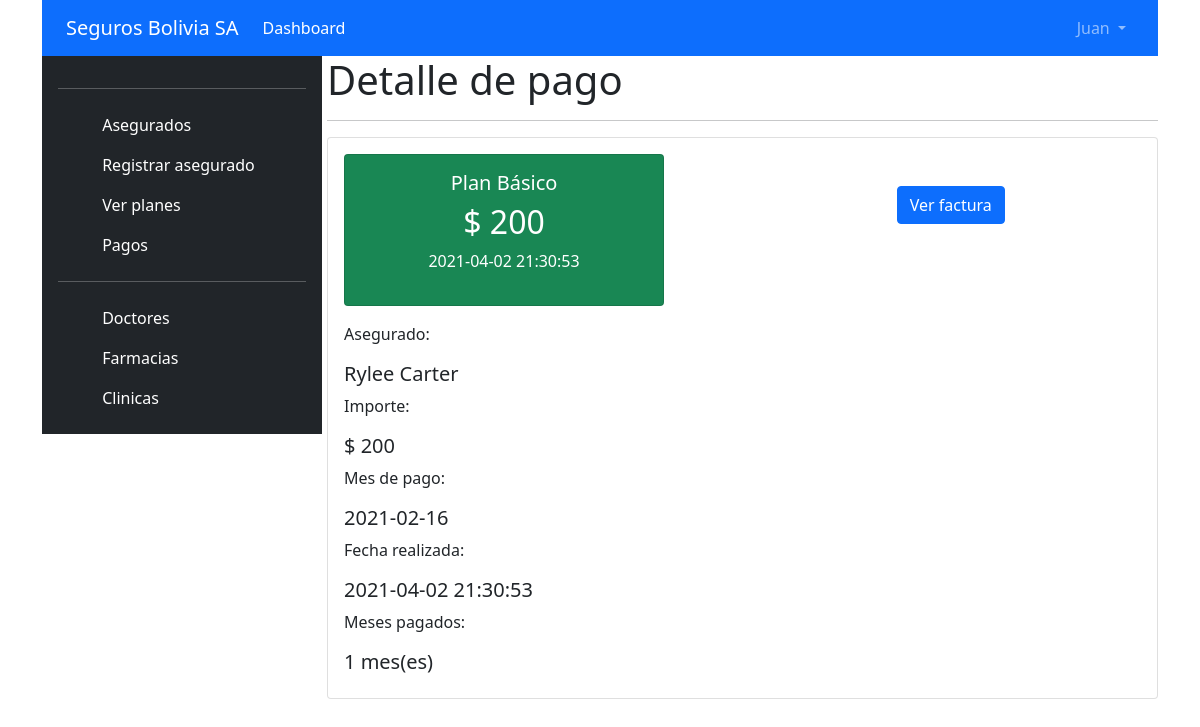
The app's page /pagos/ver/10 (signed in) with its own data.
### tables this page shows
CREATE TABLE `usuarios` (
  `id` int(11) NOT NULL,
  `nombre` varchar(50) NOT NULL,
  `apellidos` varchar(80) NOT NULL,
  `cargo` varchar(45) NOT NULL,
  `usuario` varchar(50) NOT NULL,
  `password` varchar(70) NOT NULL,
  `rol` varchar(20) NOT NULL,
  `url_imagen` varchar(150) DEFAULT NULL
);

CREATE TABLE `pagos` (
  `id` int(11) NOT NULL,
  `asegurado_id` int(11) NOT NULL,
  `clave_factura` varchar(200) NOT NULL,
  `fecha_pago` timestamp NOT NULL DEFAULT current_timestamp(),
  `mes_pago` date NOT NULL,
  `cantidad_pagada` double NOT NULL,
  `nmes` int(11) NOT NULL
);

CREATE TABLE `planes` (
  `id` int(11) NOT NULL,
  `nombre` varchar(20) NOT NULL,
  `precio` double NOT NULL,
  `precio_dependiente` double NOT NULL,
  `descripcion` varchar(400) NOT NULL
);

CREATE TABLE `asegurados` (
  `id` int(11) NOT NULL,
  `plan_id` int(11) NOT NULL,
  `nombre` varchar(50) NOT NULL,
  `apellidos` varchar(80) NOT NULL,
  `direccion` varchar(100) NOT NULL,
  `telefono` varchar(15) NOT NULL,
  `foto_certificado_nacimiento` varchar(150) NOT NULL,
  `foto_carnet_identidad` varchar(150) NOT NULL,
  `create_at` date NOT NULL
);

### libs/view.php (called while the page is built, shortened)
<?php
class View
{
    function render($nombre, $data = [])
    {
        $this->d = $data;
        require 'views/' . $nombre . '.php';
    }
}

### controllers/pagos.php (called while the page is built, shortened)
<?php
class Pagos extends SessionController
{
    private $user;
    public function __construct()
    {
        parent::__construct();
        $this->user = $this->getUserSessionData();
    }
    public function ver($parametros)
    {
        $id = $parametros[0];
        $pago = new PagosModel();
        $this->view->render("pagos/ver", [
            "user" => $this->user,
            "pago" => $pago->getById($id),
        ]);
    }
}

### index.php (called while the page is built, shortened)
<?php
require_once "libs/db.php";
require_once "libs/controller.php";
require_once "libs/model.php";
require_once "libs/view.php";
require_once "classes/sessioncontroller.php";
require_once "libs/app.php";
$app = new App();

### models/userModel.php (called while the page is built, shortened)
<?php
class UserModel extends Model implements IModel
{
    private $nombre;
    private $rol;
    public function __construct()
    {
        $this->nombre = "";
        $this->rol = "";
    }
    public function get($id)
    {
        try {
            $query = $this->prepare("SELECT * FROM usuarios WHERE id = :id");
            $query->execute([
                "id" => $id
            ]);
            $user = $query->fetch(PDO::FETCH_ASSOC);
            return $this;
        } catch (PDOException $e) {
            error_log("User_Model::getId -> Algo anda fallando " . $e);
        }
    }
    public function setUrlImagen($urlImagen): self
    {
        return $this;
    }
    public function getRol()
    {
        return $this->rol;
    }
    public function setRol($rol): self
    {
        $this->rol = $rol;
        return $this;
    }
    public function setUsuario($usuario): self
    {
        return $this;
    }
    public function setCargo($cargo): self
    {
        return $this;
    }
    public function setApellidos($apellidos): self
    {
        return $this;
    }
    public function getNombre()
    {
        return $this->nombre;
    }
    public function setNombre($nombre): self
    {
        $this->nombre = $nombre;
        return $this;
    }
    public function setId($id): self
    {
        return $this;
    }
}

### libs/db.php (called while the page is built, shortened)
<?php
class Database
{
    private $host;
    private $db;
    private $user;
    private $password;
    public function __construct()
    {
        $this->host = constant('HOST');
        $this->db = constant('DB');
        $this->user = constant('USER');
        $this->password = constant('PASSWORD');
    }
    function connect()
    {
        try {
            $connection = "mysql:host=" . $this->host . ";dbname=" . $this->db . ";";
            $options = [
                PDO::ATTR_ERRMODE            => PDO::ERRMODE_EXCEPTION,
                PDO::ATTR_EMULATE_PREPARES   => false,
            ];
            $pdo = new PDO($connection, $this->user, $this->password, $options);
            return $pdo;
        } catch (PDOException $e) {
            print_r('Error connection: ' . $e->getMessage());
        }
    }
}

### libs/model.php (called while the page is built, shortened)
<?php
class Model{
    function __construct(){
        $this->db = new Database();
    }
    function prepare($query){
        return $this->db->connect()->prepare($query);
    }
}

### classes/sessioncontroller.php (called while the page is built, shortened)
<?php
require_once "classes/session.php";
require_once "models/userModel.php";
class SessionController extends Controller
{
    private $session;
    private $sites;
    function __construct()
    {
        $this->init();
    }
    private function init()
    {
        $this->session = new Session();
        $json = $this->getJSONFileConfig();
        $this->sites = $json['sites'];
        $this->validateSession();
    }
    private function getJSONFileConfig()
    {
        $string = file_get_contents("config/access.json");
        $json = json_decode($string, true);
        return $json;
    }
    function validateSession()
    {
        if ($this->existsSession()) {
            $role = $this->getUserSessionData()->getRol();
        } else {
            if ($this->isPublic()) {
            } else {
                header('location: ' . constant('URL') . '');
            }
        }
    }
    function existsSession()
    {
        $userid = $this->session->getCurrentUser();
        if ($userid) return true;
        return false;
    }
    function getUserSessionData()
    {
        $id = $this->session->getCurrentUser();
        $this->user = new UserModel();
        $this->user->get($id);
        return $this->user;
    }
    private function isPublic()
    {
        $currentURL = $this->getCurrentPage();
        $currentURL = preg_replace("/\?.*/", "", $currentURL);
        for ($i = 0; $i < sizeof($this->sites); $i++) {
            if ($currentURL === $this->sites[$i]['site'] && $this->sites[$i]['access'] === 'public') {
                return true;
            }
        }
        return false;
    }
    private function isAuthorized($role)
    {
        $currentURL = $this->getCurrentPage();
        $currentURL = preg_replace("/\?.*/", "", $currentURL);
        for ($i = 0; $i < sizeof($this->sites); $i++) {
            if ($currentURL === $this->sites[$i]['site'] && $this->sites[$i]['role'] === $role) {
                return true;
            }
        }
        return false;
    }
    private function getCurrentPage()
    {
        $actual_link = trim("$_SERVER[REQUEST_URI]");
        $url = explode('/', $actual_link);
        return $url[2];
    }
}

### classes/session.php (called while the page is built, shortened)
<?php
class Session{
    private $sessionName = 'user';
    public function getCurrentUser(){
        return $_SESSION[$this->sessionName];
    }
    public function exists(){
        return isset($_SESSION[$this->sessionName]);
    }
}

### models/pagosModel.php (called while the page is built, shortened)
<?php
class PagosModel extends Model
{
    public function getById($id)
    {
        $sql = "SELECT p.id, p.fecha_pago, p.mes_pago, p.cantidad_pagada, p.clave_factura, p.nmes, a.id as aid, a.nombre,
        a.apellidos, a.direccion, a.telefono, pl.nombre as plan, pl.precio, pl.precio_dependiente,
        (SELECT COUNT(*) FROM dependientes WHERE asegurado_id = a.id) AS ndependientes
        FROM pagos p
        LEFT JOIN asegurados a ON p.asegurado_id = a.id
        LEFT JOIN planes pl ON a.plan_id = pl.id
        WHERE p.id=:id";
        try {
            $query = $this->prepare($sql);
            $query->execute(["id" => $id]);
            $pago = $query->fetch(PDO::FETCH_ASSOC);
            $items = array(
                "id" => $pago["id"],
                "fecha_pago" => $pago["fecha_pago"],
                "mes_pago" => $pago["mes_pago"],
                "cantidad_pagada" => $pago["cantidad_pagada"],
                "clave_factura" => $pago["clave_factura"],
                "aid" => $pago["aid"],
                "nombre" => $pago["nombre"],
                "apellidos" => $pago["apellidos"],
                "direccion" => $pago["direccion"],
                "telefono" => $pago["telefono"],
                "plan" => $pago["plan"],
                "precio" => $pago["precio"],
                "precio_dependiente" => $pago["precio_dependiente"],
                "ndependientes" => $pago["ndependientes"],
                "nmes" => $pago["nmes"],
            );
            return $items;
        } catch (PDOException $e) {
            error_log("Pagos_Model::getById -> Algo anda fallando " . $e);
            return false;
        }
    }
}

### libs/controller.php (called while the page is built, shortened)
<?php
class Controller
{
    function __construct()
    {
        $this->view = new View();
    }
    function loadModel($model)
    {
        $url = 'models/' . $model . 'model.php';
    }
}

### views/pagos/ver.php (the view, shortened to what this page needs)
<?php
$usuario = $this->d["user"];
$pago = $this->d["pago"];
require_once "views/header.php";
?>
<div class="col-9">
    <h1>Detalle de pago</h1>
    <hr>
    <div class="card">
        <div class="row">
            <div class="col-8">
                <div class="card-body">
                    <div class="card text-white text-center bg-success mb-3" style="max-width: 20rem;">
                        <div class="card-body">
                            <h5 class="card-title"><?php echo $pago["plan"]; ?></h5>
                            <h2>$ <?php echo $pago["cantidad_pagada"]; ?></h2>
                            <p><?php echo $pago["fecha_pago"]; ?></p>
                        </div>
                    </div>
                    <p>Asegurado:</p>
                    <h5> <?php echo $pago["nombre"] . " " . $pago["apellidos"]; ?></h5>
                    <p>Importe:</p>
                    <h5>$ <?php echo $pago["cantidad_pagada"]; ?></h5>
                    <p>Mes de pago:</p>
                    <h5> <?php echo $pago["mes_pago"]; ?></h5>
                    <p>Fecha realizada:</p>
                    <h5> <?php echo $pago["fecha_pago"]; ?></h5>
                    <p>Meses pagados:</p>
                    <h5> <?php echo $pago["nmes"]; ?> mes(es)</h5>
                </div>
            </div>
            <div class="col-4">
                <form action="<?php echo constant("URL") ?>pagos/factura" method="post">
                    <button class="btn btn-primary mt-5">Ver factura</button>
                </form>
            </div>
        </div>
    </div>
</div>
</div>
</body>
</html>

### views/header.php (shortened to what this page needs)
<!DOCTYPE html>
<html lang="en">
<head>
    <link href="https://cdn.jsdelivr.net/npm/bootstrap@5.0.0-beta3/dist/css/bootstrap.min.css" rel="stylesheet">
    <link rel="stylesheet" href="https://cdn.jsdelivr.net/npm/bootstrap-icons@1.4.0/font/bootstrap-icons.css">
    <link rel="stylesheet" href="https://cdnjs.cloudflare.com/ajax/libs/lightbox2/2.11.3/css/lightbox.css" />
    <link rel="stylesheet" href="https://code.jquery.com/ui/1.12.0/themes/smoothness/jquery-ui.css" />
</head>
<body>
    <div class="container">
        <div class="row">
            <header>
                <nav class="navbar navbar-expand-lg navbar-dark bg-primary">
                    <div class="container-fluid">
                        <a class="navbar-brand" href="<?php echo constant("URL") ?>">Seguros Bolivia SA</a>
                        <div class="collapse navbar-collapse" id="navbarSupportedContent">
                            <ul class="navbar-nav me-auto mb-2 mb-lg-0">
                                <li class="nav-item">
                                    <a class="nav-link active" aria-current="page" href="<?php echo constant("URL") ?>">Dashboard</a>
                                </li>
                            </ul>
                            <ul class="navbar-nav">
                                <li class="nav-item dropdown">
                                    <a class="nav-link dropdown-toggle" href="#" id="navbarDropdown" role="button" data-bs-toggle="dropdown" aria-expanded="false">
                                        <?php echo $usuario->getNombre(); ?>
                                    </a>
                                </li>
                            </ul>
                        </div>
                    </div>
                </nav>
            </header>
        </div>
        <div class="row">
            <div class="col-3">
                <div class="d-flex flex-column p-3 text-white bg-dark" style="width: 280px;">
                    <hr>
                    <ul class="nav nav-pills flex-column mb-auto">
                        <li>
                            <a href="<?php echo constant("URL") . "dashboard"; ?>" class="nav-link text-white">
                                <svg class="bi me-2" width="16" height="16">
                                    <use xlink:href="#speedometer2" />
                                </svg>
                                Asegurados
                            </a>
                        </li>
                        <li>
                            <a href="<?php echo constant("URL") . "asegurados/create"; ?>" class="nav-link text-white">
                                <svg class="bi me-2" width="16" height="16">
                                    <use xlink:href="#speedometer2" />
                                </svg>
                                Registrar asegurado
                            </a>
                        </li>
                        <li>
                            <a href="<?php echo constant("URL") . "planes"; ?>" class="nav-link text-white">
                                <svg class="bi me-2" width="16" height="16">
                                    <use xlink:href="#table" />
                                </svg>
                                Ver planes
                            </a>
                        </li>
                        <li>
                            <a href="<?php echo constant("URL") . "pagos"; ?>" class="nav-link text-white">
                                <svg class="bi me-2" width="16" height="16">
                                    <use xlink:href="#people-circle" />
                                </svg>
                                Pagos
                            </a>
                        </li>
                        <hr>
                        <li>
                            <a href="#" class="nav-link text-white">
                                <svg class="bi me-2" width="16" height="16">
                                    <use xlink:href="#grid" />
                                </svg>
                                Doctores
                            </a>
                        </li>
                        <li>
                            <a href="#" class="nav-link text-white">
                                <svg class="bi me-2" width="16" height="16">
                                    <use xlink:href="#people-circle" />
                                </svg>
                                Farmacias
                            </a>
                        </li>
                        <li>
                            <a href="#" class="nav-link text-white">
                                <svg class="bi me-2" width="16" height="16">
                                    <use xlink:href="#people-circle" />
                                </svg>
                                Clinicas
                            </a>
                        </li>
                    </ul>
                </div>
            </div>

### records on screen
usuarios: nombre "Juan"
pagos: planes.nombre "Plan Básico", cantidad_pagada "200", fecha_pago "2021-04-02 21:30:53", asegurado.nombre "Rylee", asegurado.apellidos "Carter", mes_pago "2021-02-16", nmes "1"
